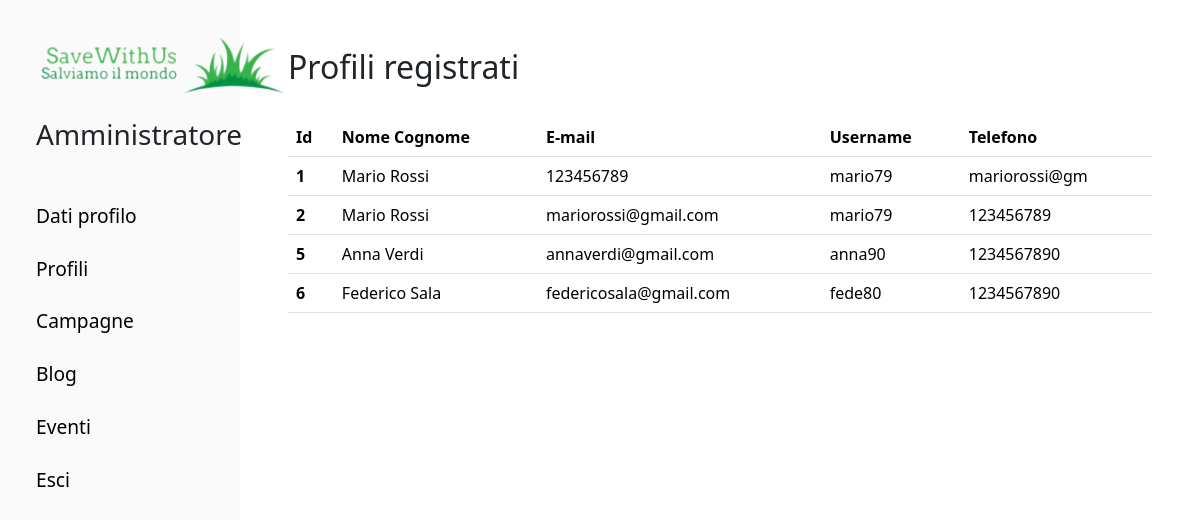
Before: /admin/index.php?page=profili (signed in) with the older database file.
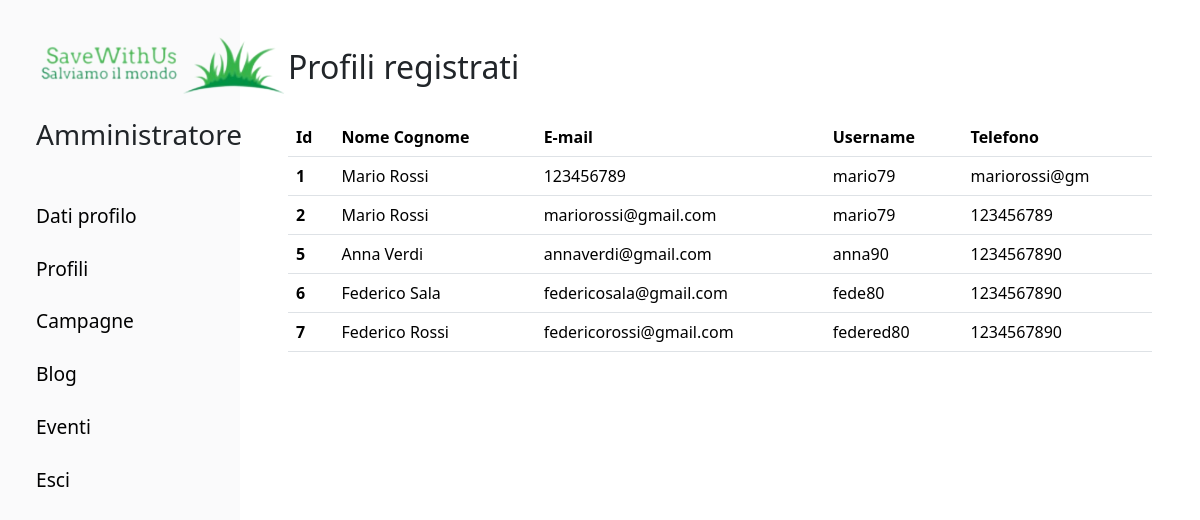
After: the same page with the newer database file.
### tables this page shows
CREATE TABLE `utenti` (
  `id_user` int(11) NOT NULL,
  `nome` varchar(20) NOT NULL,
  `cognome` varchar(20) NOT NULL,
  `email` varchar(40) NOT NULL,
  `num_tel` char(13) NOT NULL,
  `username` varchar(10) NOT NULL,
  `password` char(60) NOT NULL,
  `created` datetime NOT NULL
);

### admin/pages.php (the view, shortened to what this page needs)
<?php
function get_page($page)
{
    include('../db.php');
    $sql = "SELECT * from amministratori WHERE id_admin=" . $_SESSION['idamm'];
    $risprivilegi = $conn->query($sql);
    switch ($page) {
        case "profili":
            if ($risprivilegi->fetch_assoc()['azione_utenti'] == "true") {
?>
                <div class="tabl-utenti">
                    <h2>Profili registrati</h2><br>
                    <?php
                    $sql = "SELECT utenti.id_user, utenti.nome, utenti.cognome, utenti.email, utenti.username, utenti.num_tel FROM `utenti`";
                    $ris = $conn->query($sql);
                    if ($ris->num_rows > 0) {
                    ?>
                        <table class="table">
                            <thead class="thead-dark">
                                <tr>
                                    <th scope="col">Id</th>
                                    <th scope="col">Nome Cognome</th>
                                    <th scope="col">E-mail</th>
                                    <th scope="col">Username</th>
                                    <th scope="col">Telefono</th>
                                </tr>
                            </thead>
                            <tbody>
                                <?php
                                while ($row = $ris->fetch_assoc()) {
                                ?>
                                    <tr>
                                        <th><?= $row['id_user'] ?></th>
                                        <td><?= $row['nome'] . " " . $row['cognome'] ?></td>
                                        <td><?= $row['email'] ?></td>
                                        <td><?= $row['username'] ?></td>
                                        <td><?= $row['num_tel'] ?></td>
                                    </tr>
                                <?php
                                }
                                ?>
                            </tbody>
                        </table>
                </div>
        <?php
                    } else {
                        echo "Nessun utente registrato";
                    }
                } else {
                    echo "<h2>Non hai accesso a questa sezione</h2>";
                }
        ?>
        </div>
        <?php
            break;
        ?>
<?php
    }
}
?>

Changed rows visible on the page:
added utenti: id_user "7", nome "Federico", cognome "Rossi", email "federicorossi@gmail.com", username "federed80", num_tel "1234567890"
